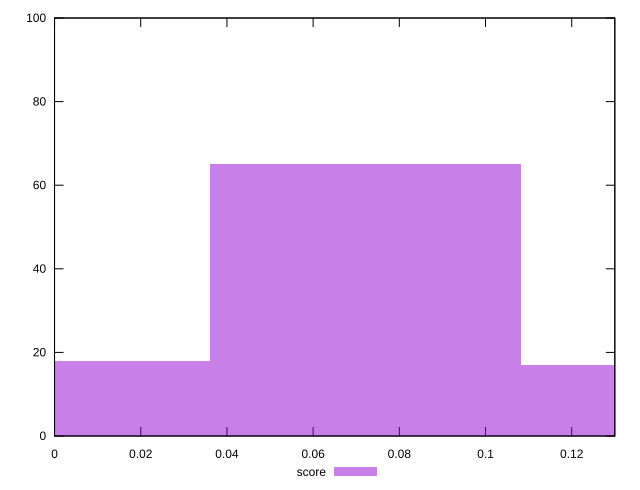

This chart was generated by the following gnuplot code:
reset

$score <<EOF
0.07212006233106409 65
0 18
0.14424012466212818 17
EOF

set key outside below
set boxwidth 0.07212006233106409
set xrange [0:0.13]
set yrange [0:100]
set trange [0:100]
set style fill transparent solid 0.5 noborder
set terminal svg size 640, 490 enhanced background rgb 'white'
set output "reprap/max-potential-fid/samples/pages+cached+noexternal+nomedia+nocss/score/histogram.svg"

plot $score title "score" with boxes

reset
